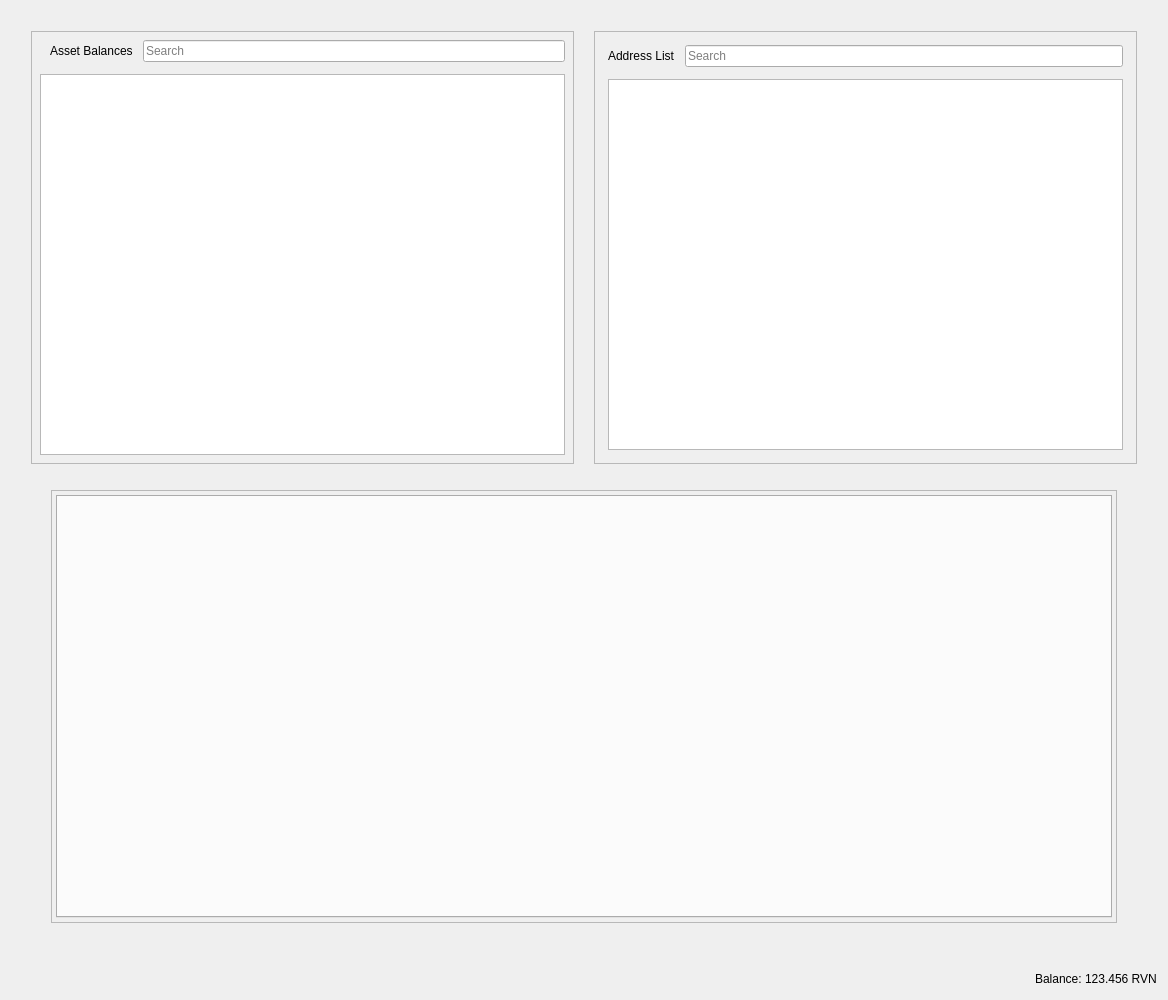
<?xml version="1.0" encoding="UTF-8"?>
<ui version="4.0">
 <class>RestrictedAssetsDialog</class>
 <widget class="QDialog" name="RestrictedAssetsDialog">
  <property name="geometry">
   <rect>
    <x>0</x>
    <y>0</y>
    <width>1168</width>
    <height>1000</height>
   </rect>
  </property>
  <property name="windowTitle">
   <string>Send Coins</string>
  </property>
  <layout class="QVBoxLayout" name="verticalLayout">
   <item>
    <layout class="QHBoxLayout" name="horizontalLayout">
     <property name="spacing">
      <number>20</number>
     </property>
     <property name="leftMargin">
      <number>20</number>
     </property>
     <property name="topMargin">
      <number>20</number>
     </property>
     <property name="rightMargin">
      <number>20</number>
     </property>
     <property name="bottomMargin">
      <number>20</number>
     </property>
     <item>
      <widget class="QFrame" name="frameAssetBalance">
       <property name="frameShape">
        <enum>QFrame::StyledPanel</enum>
       </property>
       <property name="frameShadow">
        <enum>QFrame::Raised</enum>
       </property>
       <layout class="QVBoxLayout" name="verticalLayout_7">
        <property name="spacing">
         <number>12</number>
        </property>
        <property name="leftMargin">
         <number>4</number>
        </property>
        <property name="topMargin">
         <number>4</number>
        </property>
        <property name="rightMargin">
         <number>4</number>
        </property>
        <property name="bottomMargin">
         <number>4</number>
        </property>
        <item>
         <layout class="QVBoxLayout" name="verticalLayout_4">
          <property name="spacing">
           <number>12</number>
          </property>
          <property name="leftMargin">
           <number>4</number>
          </property>
          <property name="topMargin">
           <number>4</number>
          </property>
          <property name="rightMargin">
           <number>4</number>
          </property>
          <property name="bottomMargin">
           <number>4</number>
          </property>
          <item>
           <layout class="QHBoxLayout" name="horizontalLayout_8">
            <property name="spacing">
             <number>10</number>
            </property>
            <property name="leftMargin">
             <number>10</number>
            </property>
            <item>
             <widget class="QLabel" name="labelAssetBalance">
              <property name="text">
               <string>Asset Balances</string>
              </property>
             </widget>
            </item>
            <item>
             <widget class="QLineEdit" name="lineEditAssetSearch">
              <property name="placeholderText">
               <string>Search</string>
              </property>
             </widget>
            </item>
           </layout>
          </item>
          <item>
           <widget class="QTableView" name="listAssets"/>
          </item>
         </layout>
        </item>
       </layout>
      </widget>
     </item>
     <item>
      <widget class="QFrame" name="frameAddressList">
       <property name="frameShape">
        <enum>QFrame::StyledPanel</enum>
       </property>
       <property name="frameShadow">
        <enum>QFrame::Raised</enum>
       </property>
       <layout class="QVBoxLayout" name="verticalLayout_10">
        <property name="spacing">
         <number>12</number>
        </property>
        <item>
         <layout class="QVBoxLayout" name="verticalLayout_9">
          <property name="spacing">
           <number>12</number>
          </property>
          <property name="leftMargin">
           <number>4</number>
          </property>
          <property name="topMargin">
           <number>4</number>
          </property>
          <property name="rightMargin">
           <number>4</number>
          </property>
          <property name="bottomMargin">
           <number>4</number>
          </property>
          <item>
           <layout class="QHBoxLayout" name="horizontalLayout_9">
            <property name="spacing">
             <number>10</number>
            </property>
            <property name="leftMargin">
             <number>0</number>
            </property>
            <property name="topMargin">
             <number>0</number>
            </property>
            <property name="rightMargin">
             <number>0</number>
            </property>
            <property name="bottomMargin">
             <number>0</number>
            </property>
            <item>
             <widget class="QLabel" name="labelAddressList">
              <property name="text">
               <string>Address List</string>
              </property>
             </widget>
            </item>
            <item>
             <widget class="QLineEdit" name="lineEditAddressSearch">
              <property name="placeholderText">
               <string>Search</string>
              </property>
             </widget>
            </item>
           </layout>
          </item>
          <item>
           <widget class="QTableView" name="myAddressList"/>
          </item>
         </layout>
        </item>
       </layout>
      </widget>
     </item>
    </layout>
   </item>
   <item>
    <layout class="QHBoxLayout" name="horizontalLayout_4">
     <property name="spacing">
      <number>34</number>
     </property>
     <property name="leftMargin">
      <number>40</number>
     </property>
     <property name="topMargin">
      <number>0</number>
     </property>
     <property name="rightMargin">
      <number>40</number>
     </property>
     <property name="bottomMargin">
      <number>40</number>
     </property>
     <item>
      <widget class="QFrame" name="tabFrame">
       <property name="frameShape">
        <enum>QFrame::StyledPanel</enum>
       </property>
       <property name="frameShadow">
        <enum>QFrame::Raised</enum>
       </property>
       <layout class="QVBoxLayout" name="verticalLayout_8">
        <property name="spacing">
         <number>12</number>
        </property>
        <property name="leftMargin">
         <number>4</number>
        </property>
        <property name="topMargin">
         <number>4</number>
        </property>
        <property name="rightMargin">
         <number>4</number>
        </property>
        <property name="bottomMargin">
         <number>4</number>
        </property>
        <item>
         <widget class="QTabWidget" name="tabWidget">
          <property name="tabPosition">
           <enum>QTabWidget::North</enum>
          </property>
          <property name="tabShape">
           <enum>QTabWidget::Rounded</enum>
          </property>
          <property name="currentIndex">
           <number>-1</number>
          </property>
          <property name="elideMode">
           <enum>Qt::ElideNone</enum>
          </property>
         </widget>
        </item>
       </layout>
      </widget>
     </item>
    </layout>
   </item>
   <item>
    <layout class="QHBoxLayout" name="horizontalLayout_2">
     <property name="spacing">
      <number>3</number>
     </property>
     <item>
      <spacer name="horizontalSpacer">
       <property name="orientation">
        <enum>Qt::Horizontal</enum>
       </property>
       <property name="sizeHint" stdset="0">
        <size>
         <width>40</width>
         <height>20</height>
        </size>
       </property>
      </spacer>
     </item>
     <item alignment="Qt::AlignRight">
      <widget class="QLabel" name="label">
       <property name="sizePolicy">
        <sizepolicy hsizetype="Preferred" vsizetype="Fixed">
         <horstretch>0</horstretch>
         <verstretch>0</verstretch>
        </sizepolicy>
       </property>
       <property name="text">
        <string>Balance:</string>
       </property>
      </widget>
     </item>
     <item alignment="Qt::AlignRight">
      <widget class="QLabel" name="labelBalance">
       <property name="sizePolicy">
        <sizepolicy hsizetype="Preferred" vsizetype="Fixed">
         <horstretch>0</horstretch>
         <verstretch>0</verstretch>
        </sizepolicy>
       </property>
       <property name="cursor">
        <cursorShape>IBeamCursor</cursorShape>
       </property>
       <property name="text">
        <string notr="true">123.456 RVN</string>
       </property>
       <property name="textInteractionFlags">
        <set>Qt::LinksAccessibleByMouse|Qt::TextSelectableByKeyboard|Qt::TextSelectableByMouse</set>
       </property>
      </widget>
     </item>
    </layout>
   </item>
  </layout>
 </widget>
 <resources>
  <include location="../yerbas.qrc"/>
 </resources>
 <connections/>
</ui>
